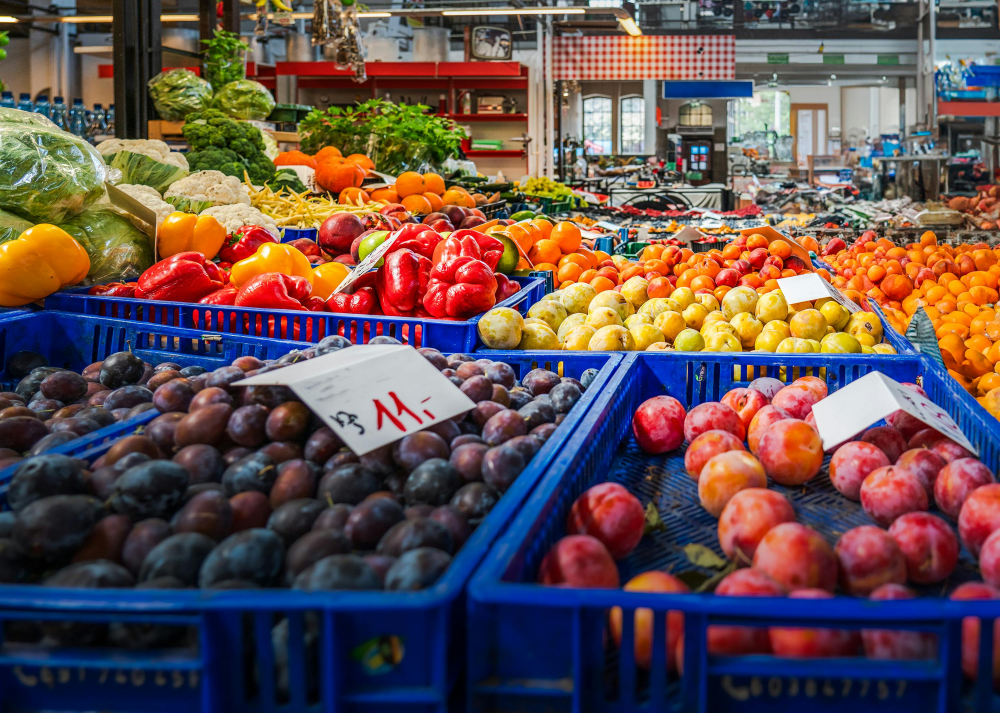
#> input picture frontend/src/assets/feature_3.jpg, 3000 x 2139 px (shown at 1/3 size)
$ python -i download_real_images.py   (imports and definitions only)
#> lines starting #> are read from the running program, lines starting #| are printed output that depends on the picture
#> further down, picture is the input picture: PIL image 3000x2139 RGB; mean R, G, B 100.3, 80.1, 78.8
"""
Download authentic, real, watermark-free product photographs for Farmket
Indian agricultural produce catalog (63 distinct items) from open sources
(Wikimedia Commons PageImages API and Unsplash high-res assets).
"""
import os
import io
import json
import urllib.request
import urllib.parse
from PIL import Image

MEDIA_DIR = os.path.join(os.path.dirname(__file__), "media", "products")
# [1 line not run here, left out]

HEADERS = {
    "User-Agent": "FarmketCatalogBot/1.0 (https://farmket.test; dev@farmket.test)"
}

# Accurate Wikipedia article titles for each crop
CROP_WIKI_TITLES = {
    # Vegetables
    "nashik-red-onion": "Red_onion",
    "organic-red-tomatoes": "Tomato",
    "agra-chipsona-potato": "Potato",
    "fresh-green-chilli-hari-mirch": "Chili_pepper",
    "organic-baby-spinach-palak": "Spinach",
    "tender-okra-bhindi": "Okra",
    "green-bell-pepper-capsicum": "Bell_pepper",
    "farm-fresh-cauliflower": "Cauliflower",
    "green-cabbage": "Cabbage",
    "bottle-gourd-lauki-dudhi": "Calabash",
    "bitter-gourd-karela": "Momordica_charantia",
    "red-carrots-desi-gajar": "Carrot",
    "fresh-cucumber-desi-kheera": "Cucumber",
    "purple-brinjal-baingan": "Eggplant",
    "moringa-drumsticks-sahjan": "Moringa_oleifera",
    # Fruits
    "devgad-alphonso-mango-hapus": "Alphonso_mango",
    "talala-gir-kesar-mango": "Mango",
    "malihabad-dasheri-mango": "Mango",
    "robusta-table-banana-kela": "Banana",
    "bhagwa-pomegranate-anar": "Pomegranate",
    "organic-red-guava-amrood": "Guava",
    "sweet-red-watermelon-tarbooz": "Watermelon",
    "organic-papaya-desi": "Papaya",
    "thomson-seedless-green-grapes": "Sultana_(grape)",
    "nagpur-mandarin-orange-santra": "Mandarin_orange",
    "royal-delicious-apple-kinnaurshimla": "Apple",
    "muzaffarpur-shahi-litchi": "Lychee",
    # Grains
    "aged-1121-pusa-basmati-rice": "Basmati",
    "sehore-sharbati-golden-wheat": "Wheat",
    "traditional-sona-masoori-rice-raw": "Sona_masuri",
    "gobindobhog-fragrant-rice": "White_rice",
    "organic-finger-millet-ragi-whole-grain": "Finger_millet",
    "desi-pearl-millet-bajra-grain": "Pearl_millet",
    "sorghum-whole-grain-jowar": "Sorghum",
    "yellow-maize-kernels-makka": "Corn_kernel",
    # Pulses
    "unpolished-toor-dal-arhar-dal": "Pigeon_pea",
    "desi-moong-dal-yellow-split": "Mung_bean",
    "whole-green-moong-green-gram": "Mung_bean",
    "desi-kala-chana-brown-chickpeas": "Chickpea",
    "bold-kabuli-chana-white-chickpeas": "Chickpea",
    "red-masoor-dal-split-red-lentils": "Lentil",
    "unpolished-urad-dal-black-gram-split": "Vigna_mungo",
    # Spices
    "organic-salem-turmeric-powder": "Turmeric",
    "wayanad-bold-black-pepper": "Black_pepper",
    "idukki-green-cardamom-elaichi": "Cardamom",
    "guntur-sannam-s4-dried-red-chilli": "Guntur_chilli",
    "nagauri-whole-cumin-seeds-jeera": "Cumin",
    "ramganj-mandi-coriander-seeds-dhania": "Coriander",
    "fresh-ginger-adrak": "Ginger",
    "single-clove-garlic-desi-lehsun": "Garlic",
    # Dairy
    "gir-cow-a2-raw-milk": "Milk",
    "desi-cow-vedic-bilona-ghee": "Clarified_butter",
    "fresh-farm-malai-paneer": "Paneer",
    "cultured-desi-butter-makkhan": "Butter",
    # Oilseeds
    "saurashtra-groundnut-seeds-moongphali": "Peanut",
    "yellow-mustard-seeds-sarson": "Mustard_seed",
    "white-sesame-seeds-desi-til": "Sesame",
    "malwa-yellow-soybean": "Soybean",
    # Herbs
    "fresh-holy-basil-desi-tulsi": "Ocimum_tenuiflorum",
    "fresh-coriander-leaves-kothmir": "Coriander",
    "fresh-garden-mint-pudina": "Spearmint",
    "fresh-curry-leaves-kadi-patta": "Curry_tree",
    "organic-lemongrass-stalks": "Cymbopogon",
}

# Curated high-res Unsplash / Wikimedia photograph fallbacks
CURATED_FALLBACKS = {
    "nashik-red-onion": "https://images.unsplash.com/photo-1618512496248-a07fe83aa8cb?w=800&auto=format&fit=crop&q=80",
    "organic-red-tomatoes": "https://images.unsplash.com/photo-1592924357228-91a4daadcfea?w=800&auto=format&fit=crop&q=80",
    "agra-chipsona-potato": "https://images.unsplash.com/photo-1518977676601-b53f82aba655?w=800&auto=format&fit=crop&q=80",
    "fresh-green-chilli-hari-mirch": "https://images.unsplash.com/photo-1588252303782-cb80119abd6d?w=800&auto=format&fit=crop&q=80",
    "organic-baby-spinach-palak": "https://images.unsplash.com/photo-1576045057995-568f588f82fb?w=800&auto=format&fit=crop&q=80",
    "tender-okra-bhindi": "https://images.unsplash.com/photo-1604908177453-7462950a6a3b?w=800&auto=format&fit=crop&q=80",
    "green-bell-pepper-capsicum": "https://images.unsplash.com/photo-1563565375-f3fdfdbefa83?w=800&auto=format&fit=crop&q=80",
    "farm-fresh-cauliflower": "https://images.unsplash.com/photo-1568584711075-3d021a7c3ca3?w=800&auto=format&fit=crop&q=80",
    "green-cabbage": "https://images.unsplash.com/photo-1594282486552-05b4d80fbb9f?w=800&auto=format&fit=crop&q=80",
    "red-carrots-desi-gajar": "https://images.unsplash.com/photo-1598170845058-32b9d6a5c317?w=800&auto=format&fit=crop&q=80",
    "fresh-cucumber-desi-kheera": "https://images.unsplash.com/photo-1604977042946-1eecc30f269e?w=800&auto=format&fit=crop&q=80",
    "purple-brinjal-baingan": "https://images.unsplash.com/photo-1528823872057-9c018a7a7553?w=800&auto=format&fit=crop&q=80",
    "devgad-alphonso-mango-hapus": "https://images.unsplash.com/photo-1553279768-865429fa0078?w=800&auto=format&fit=crop&q=80",
    "talala-gir-kesar-mango": "https://images.unsplash.com/photo-1591073113125-e46713c829ed?w=800&auto=format&fit=crop&q=80",
    "malihabad-dasheri-mango": "https://images.unsplash.com/photo-1601493700631-2b16ec4b4716?w=800&auto=format&fit=crop&q=80",
    "robusta-table-banana-kela": "https://images.unsplash.com/photo-1571771894821-ce9b6c11b08e?w=800&auto=format&fit=crop&q=80",
    "bhagwa-pomegranate-anar": "https://images.unsplash.com/photo-1615485290382-441e4d049cb5?w=800&auto=format&fit=crop&q=80",
    "organic-red-guava-amrood": "https://images.unsplash.com/photo-1536511132770-e5058c7e8c46?w=800&auto=format&fit=crop&q=80",
    "sweet-red-watermelon-tarbooz": "https://images.unsplash.com/photo-1587049352846-4a222e784d38?w=800&auto=format&fit=crop&q=80",
    "organic-papaya-desi": "https://images.unsplash.com/photo-1517282009859-f000ec3b26fe?w=800&auto=format&fit=crop&q=80",
    "thomson-seedless-green-grapes": "https://images.unsplash.com/photo-1537640538966-79f369143f8f?w=800&auto=format&fit=crop&q=80",
    "nagpur-mandarin-orange-santra": "https://images.unsplash.com/photo-1611080626919-7cf5a9dbab5b?w=800&auto=format&fit=crop&q=80",
    "royal-delicious-apple-kinnaurshimla": "https://images.unsplash.com/photo-1560806887-1e4cd0b6cbd6?w=800&auto=format&fit=crop&q=80",
    "muzaffarpur-shahi-litchi": "https://images.unsplash.com/photo-1584306670957-acf935f5033c?w=800&auto=format&fit=crop&q=80",
    "aged-1121-pusa-basmati-rice": "https://images.unsplash.com/photo-1586201375761-83865001e31c?w=800&auto=format&fit=crop&q=80",
    "traditional-sona-masoori-rice-raw": "https://images.unsplash.com/photo-1536304993881-ff6e9eefa2a6?w=800&auto=format&fit=crop&q=80",
    "sehore-sharbati-golden-wheat": "https://images.unsplash.com/photo-1574323347407-f5e1ad6d020b?w=800&auto=format&fit=crop&q=80",
    "yellow-maize-kernels-makka": "https://images.unsplash.com/photo-1551754655-cd27e38d2076?w=800&auto=format&fit=crop&q=80",
    "bold-kabuli-chana-white-chickpeas": "https://images.unsplash.com/photo-1515543237350-b3eea1ec8082?w=800&auto=format&fit=crop&q=80",
    "organic-salem-turmeric-powder": "https://images.unsplash.com/photo-1615485500704-8e990f9900f7?w=800&auto=format&fit=crop&q=80",
    "wayanad-bold-black-pepper": "https://images.unsplash.com/photo-1599940824399-b87987ceb72a?w=800&auto=format&fit=crop&q=80",
    "idukki-green-cardamom-elaichi": "https://images.unsplash.com/photo-1608686207856-001b95cf60ca?w=800&auto=format&fit=crop&q=80",
    "guntur-sannam-s4-dried-red-chilli": "https://images.unsplash.com/photo-1596040033229-a9821ebd058d?w=800&auto=format&fit=crop&q=80",
    "fresh-ginger-adrak": "https://images.unsplash.com/photo-1615485290382-441e4d049cb5?w=800&auto=format&fit=crop&q=80",
    "single-clove-garlic-desi-lehsun": "https://images.unsplash.com/photo-1540148426945-6cf22a6b2383?w=800&auto=format&fit=crop&q=80",
    "gir-cow-a2-raw-milk": "https://images.unsplash.com/photo-1550583724-b2692b85b150?w=800&auto=format&fit=crop&q=80",
    "desi-cow-vedic-bilona-ghee": "https://images.unsplash.com/photo-1589985270826-4b7bb135bc9d?w=800&auto=format&fit=crop&q=80",
    "fresh-farm-malai-paneer": "https://images.unsplash.com/photo-1631452180519-c014fe946bc7?w=800&auto=format&fit=crop&q=80",
    "cultured-desi-butter-makkhan": "https://images.unsplash.com/photo-1589985270826-4b7bb135bc9d?w=800&auto=format&fit=crop&q=80",
    "saurashtra-groundnut-seeds-moongphali": "https://images.unsplash.com/photo-1567892328224-e1b0d832849a?w=800&auto=format&fit=crop&q=80",
    "fresh-coriander-leaves-kothmir": "https://images.unsplash.com/photo-1589135233689-d56037e90899?w=800&auto=format&fit=crop&q=80",
    "fresh-garden-mint-pudina": "https://images.unsplash.com/photo-1628556270448-4d4e4148e1b1?w=800&auto=format&fit=crop&q=80",
}


def fit_and_crop(img: Image.Image, target_size=(800, 600)) -> Image.Image:
    """Center crop and resize to standard catalog dimensions."""
#> called with target_size = (800, 600)
    img = img.convert("RGB")
    target_w, target_h = target_size
    img_w, img_h = img.size
#> img_w = 3000; img_h = 2139

    ratio = max(target_w / img_w, target_h / img_h)
#> ratio = 0.281
    new_w = max(target_w, int(img_w * ratio))
#> new_w = 841
    new_h = max(target_h, int(img_h * ratio))
#> new_h = 600

    resized = img.resize((new_w, new_h), Image.Resampling.LANCZOS)
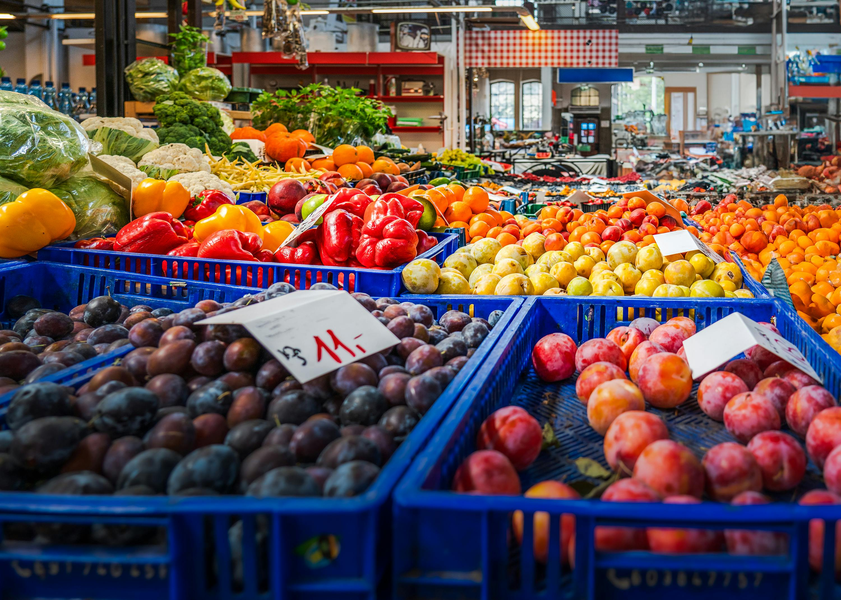
#> resized: PIL image 841x600 RGB; mean R, G, B 100.4, 80.1, 78.9
    left = (new_w - target_w) // 2
#> left = 20
    top = (new_h - target_h) // 2
#> top = 0
    return resized.crop((left, top, left + target_w, top + target_h))
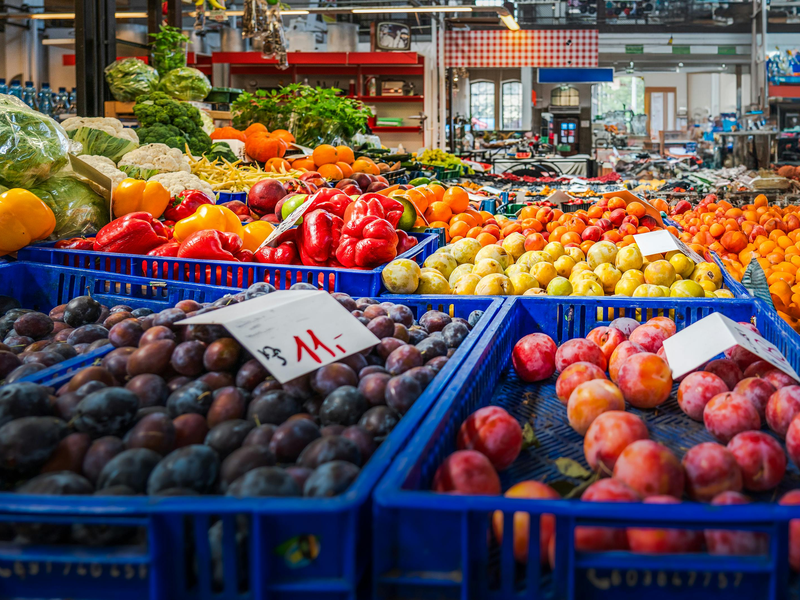
#> returned value: PIL image 800x600 RGB; mean R, G, B 100.7, 80.4, 79.6


# [86 lines left out: functions fetch_image_from_url, fetch_wikipedia_pageimage, download_all_real_images, not called in this run]


# [2 lines not run here, left out]

>>> from PIL import Image
>>> picture = Image.open('../frontend/src/assets/feature_3.jpg')
>>> result = fit_and_crop(picture)
